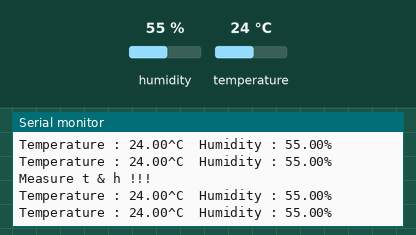
A sketch run on a simulated Arduino Uno, built with avr-gcc and run on an emulated ATmega328P. Parts: the last lines printed to the serial monitor. Inputs (shaded band) come from the test bench; at power-on: humidity 55 %, temperature 24 °C.

Above: at 4.8 s.
4.9 s: humidity set to 22 %
At 5.4 s:
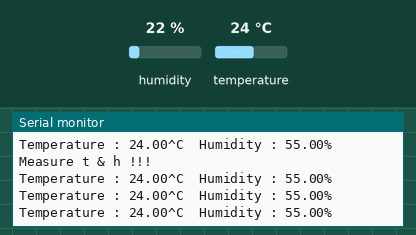
7.9 s: temperature set to 12 °C
At 8.4 s:
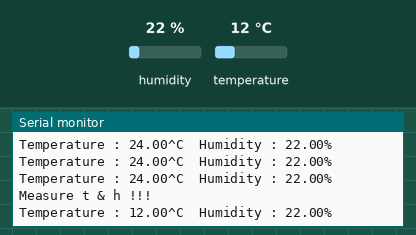
10.9 s: humidity set to 40 %
At 11.5 s:
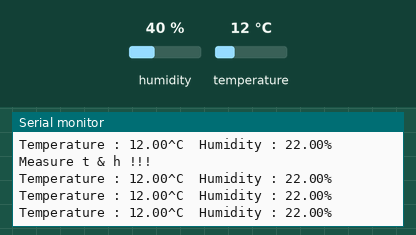
Timing chart, 0 to 13.9 s (numbered marks = the images above; inputs shaded):
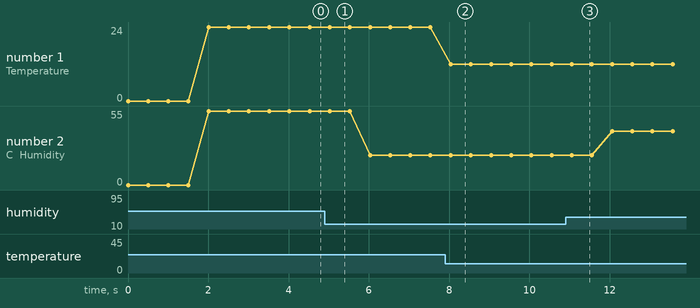

The sketch:

_07_DHT22WithPeriodicRead.ino
```cpp
/* 시간 interval을 이용한 온습도센서(DHT22) 활용 예제
 * 작성일 : 2025.02.11
 */
#include <DHT.h>        //DHT 라이브러리
#define DHTPIN 2        //Data 핀 설정 --> D4(GPIO2)
#define DHTTYPE DHT22 //센서종류, DHT22

DHT dht(DHTPIN, DHTTYPE); //DHT 객체 생성
float t=0.0, h=0.0; //온습도 값을 저장할 전역변수 선언
//주기적으로 값을 측정하기 위한 시간변수 선언
long prevTime=0, currTime=0, interval=2000;

void setup() {
  //시리얼모니터 초기화
  Serial.begin(115200);
  Serial.println("DHT22 test!");

  dht.begin(); //dht 객체 동작 활성화
  //ms 단위로 아두이노 보드 실행후 경과시간 측정, 현재/이전 시간 초기화
  currTime = prevTime = millis();
}

void loop() {
  currTime = millis(); //현재까지 경과시간 측정
  //이전/현재 경과시간 차이가 지정시간을 초과하는 경우, 센서 데이터를 읽음
  if(currTime - prevTime > interval){
    Serial.println("Measure t & h !!!");
    t = dht.readTemperature();
    h = dht.readHumidity();
    prevTime = currTime; //이전시간 업데이트
  }

  //측정값이 NaN(not a number)인 지 체크
  //측정간격이 2초, delay가 0.5초이므로, 4번의 출력에는 동일한 값
  if (isnan(t) || isnan(h)) {
    Serial.println("Failed to read from DHT");
  }
  else {
    Serial.print("Temperature : ");
    Serial.print(t);
    Serial.print("^C");
    Serial.print("\t"); //Tab
    Serial.print("Humidity : ");
    Serial.print(h);
    Serial.println("%");
  }
  delay(500);
}
```

Measured:
- after the input at 7.9 s, the serial monitor: prints a new line after 0.14 s (image 2)
- plotted number 1: 24 → 12 after the input at 7.9 s
- plotted number 2: 55 → 22 after the input at 4.9 s, 22 → 40 after the input at 10.9 s
